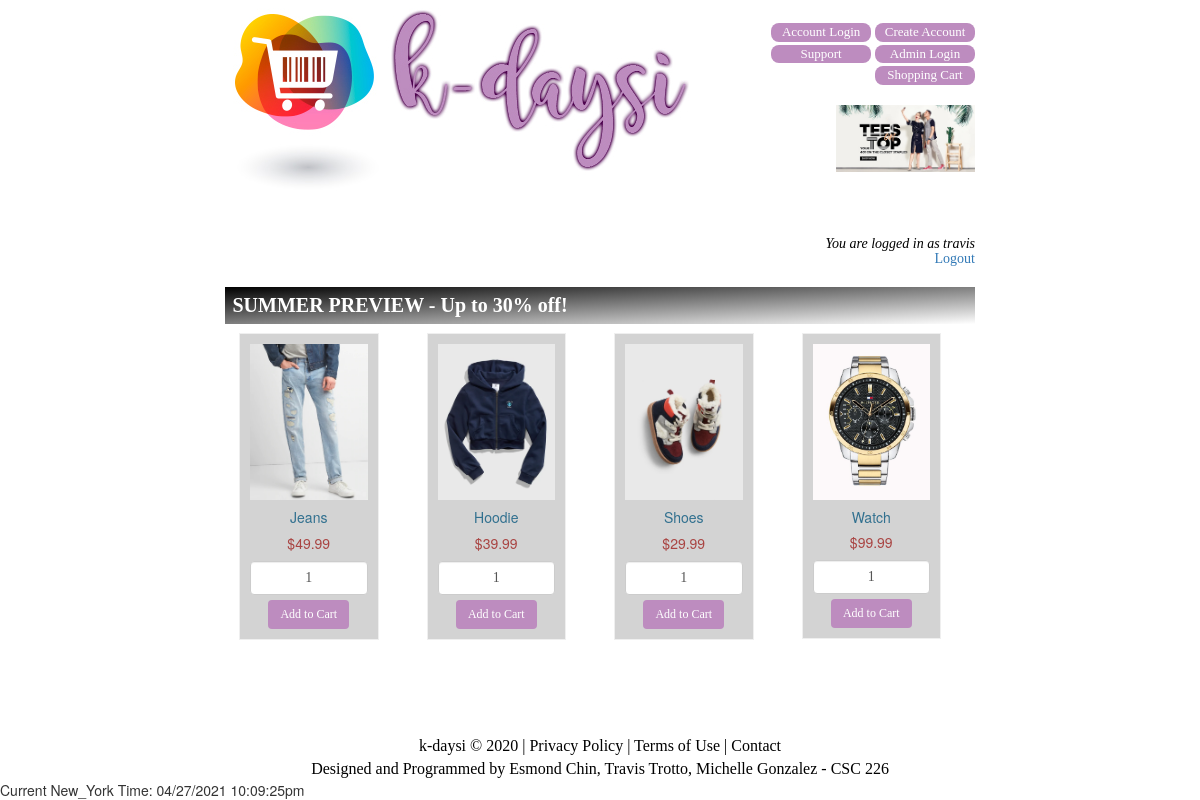
/index.php (signed in), run on the app's committed database.
### tables this page shows
CREATE TABLE `product` (
  `id` int(11) NOT NULL,
  `pname` varchar(255) DEFAULT NULL,
  `image` varchar(255) DEFAULT NULL,
  `price` double DEFAULT NULL
);

### index.php (the view, shortened to what this page needs)
<?php
    $database_name = "Product_details";
    $connect = mysqli_connect("localhost","root","",$database_name);
?>
<!doctype html>
<html>
<head>
    <link href="https://maxcdn.bootstrapcdn.com/bootstrap/3.3.7/css/bootstrap.min.css" rel="stylesheet">
</head>
<body>
    <div class="container" style="width: 65%">
        <table width=100%><tr><td align="left" valign="middle">
        <a href="index.php"><img src="logo.jpg"></a>
        </td>
            <td align="right" valign="top">
            <div class="accounts"><br>
                <a href="login.php">
                    <button>Account Login</button></a>
                <a href="registration.php">
                    <button height="50">
                        Create Account
                    </button></a>
                <a href="helptickets.html">
                    <button>
                        Support
                    </button></a>
                <a href="adminlogin.php">
                    <button>
                        Admin Login
                    </button></a>
                <a href="Cart3.php">
                    <button>
                    Shopping Cart
                    </button></a><br><br>
                <img src="banner.jpg" height="50%" width="50%">
            </div>
        </td></tr></table>
        <h2><?php
        if(isset($_SESSION['username']) != ''){
        echo "<i>You are logged in as " . $_SESSION['username'] . "</i>" . "<br><a href='logout.php'>Logout</a>";
        }
        else
        {
            echo "<i>You are shopping as a guest. Please login or register for an account for member only specials!</i>";
        }
        ?></h2>
        <h1>SUMMER PREVIEW - Up to 30% off!</h1>
        <?php
            $query = "SELECT * FROM product ORDER BY id ASC ";
            $result = mysqli_query($connect,$query);
            if(mysqli_num_rows($result) > 0) {
                while ($row = mysqli_fetch_array($result)) {
                    ?>
                    <div class="col-md-3">
                        <form method="post" action="index.php?action=add&id=<?php echo $row["id"]; ?>">
                            <div class="product">
                                <img src="<?php echo $row["image"]; ?>" class="img-responsive">
                                <h5 class="text-info"><?php echo $row["pname"]; ?></h5>
                                <h5 class="text-danger"><?php echo "$" . $row["price"]; ?></h5>
                                <input type="text" width="100" name="quantity" class="form-control" value="1">
                                <input type="submit" name="add" style="margin-top: 5px; background: #bd8cbf; border: 0px; font-family: calibri; font-size: 12px" class="btn btn-success"
                                       value="Add to Cart">
                            </div>
                        </form>
                    </div>
                    <?php
                }
            }
        ?>
    </div>
<font style="font-family: calibri; font-size: 16px; color: black;"><center><br><br><br><br>k-daysi © 2020 | Privacy Policy | Terms of Use | Contact<br>Designed and Programmed by Esmond Chin, Travis Trotto, Michelle Gonzalez - CSC 226</font></center>
<?php
echo "Current New_York Time: ".date('m/d/Y h:i:sa');
?>
</body>
</html>

### index.php (style rules this page uses)
.product { border: 1px solid #efefef; margin: -1px 19px 3px -1px; padding: 10px; text-align: center; background-color: lightgray; }
table, th, tr { text-align: center; }
input { font-family: calibri; text-align: center; }
button { background-color: #bd8cbf; border: 0px solid #ffffff; border-radius: 8px; webkit-appearance: none; font-size: 13px; font-family: 'calibri'; color: white; width: 100px; padding: 0px 0px; text-align: center; text-decoration: none; display: inline-block; transition-duration: 0.4s; }
h1 { text-align: left; font-size: 20px; font-family: calibri; font-weight: bold; color: white; background-image: linear-gradient(to bottom right, black, white); padding: 1%; }
h2 { text-align: right; color: black; font-family: calibri; font-size: 14px; background-color: white; padding: 0%; }

### data on the page
product: image (picture), pname "Jeans", price "49.99"
product: image (picture), pname "Hoodie", price "39.99"
product: image (picture), pname "Shoes", price "29.99"
product: image (picture), pname "Watch", price "99.99"

### other printed values
$_SESSION['username'] "travis"
